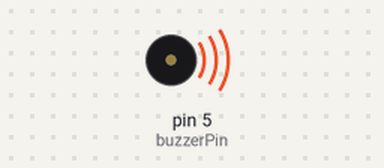
Simulated run of this sketch. Board: Arduino Uno, built with avr-gcc and run on an emulated ATmega328P. Parts: buzzer (waves = sounding, pin HIGH).

Above: at 0.5 s.
Timing chart, 0 to 4.6 s (numbered marks = the images above):
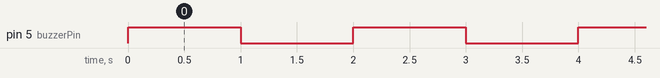

The sketch:

buzzer.ino
```cpp
const int buzzerPin = 5; // Buzzer connected to digital pin 8

void setup() {
  pinMode(buzzerPin, OUTPUT); // Set the buzzer pin as an OUTPUT
}

void loop() {
  digitalWrite(buzzerPin, HIGH); // Turn the buzzer ON
  delay(1000);                   // Wait for 1 second (1000 milliseconds)

  digitalWrite(buzzerPin, LOW);  // Turn the buzzer OFF
  delay(1000);                   // Wait for 1 second
}
```

Measured:
- by itself, pin 5 (buzzerPin): alternates HIGH for 1.0 s and LOW for 1.0 s
